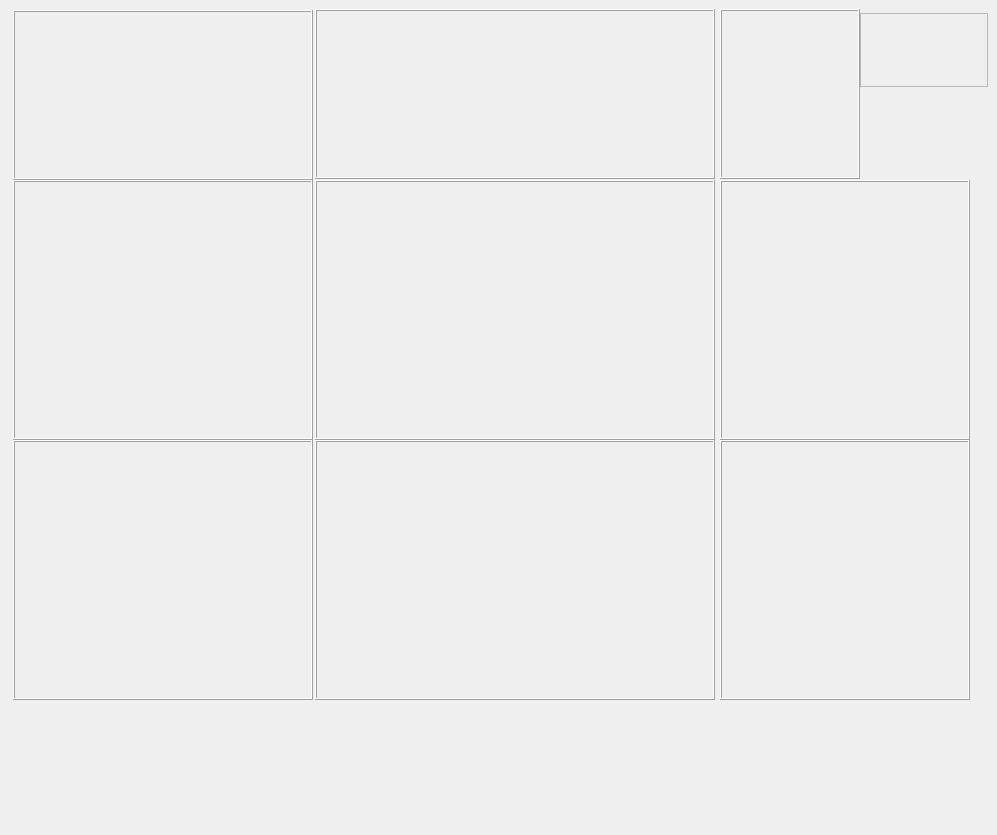
<?xml version="1.0" encoding="UTF-8"?>
<ui version="4.0">
 <class>LinkwPage</class>
 <widget class="QWidget" name="LinkwPage">
  <property name="geometry">
   <rect>
    <x>0</x>
    <y>0</y>
    <width>997</width>
    <height>835</height>
   </rect>
  </property>
  <property name="minimumSize">
   <size>
    <width>997</width>
    <height>0</height>
   </size>
  </property>
  <property name="maximumSize">
   <size>
    <width>997</width>
    <height>835</height>
   </size>
  </property>
  <property name="windowTitle">
   <string>Form</string>
  </property>
  <widget class="QFrame" name="frame_6">
   <property name="geometry">
    <rect>
     <x>13</x>
     <y>180</y>
     <width>300</width>
     <height>260</height>
    </rect>
   </property>
   <property name="minimumSize">
    <size>
     <width>300</width>
     <height>260</height>
    </size>
   </property>
   <property name="maximumSize">
    <size>
     <width>300</width>
     <height>260</height>
    </size>
   </property>
   <property name="frameShape">
    <enum>QFrame::Box</enum>
   </property>
   <property name="frameShadow">
    <enum>QFrame::Raised</enum>
   </property>
  </widget>
  <widget class="QFrame" name="frame_8">
   <property name="geometry">
    <rect>
     <x>315</x>
     <y>180</y>
     <width>400</width>
     <height>260</height>
    </rect>
   </property>
   <property name="minimumSize">
    <size>
     <width>400</width>
     <height>260</height>
    </size>
   </property>
   <property name="maximumSize">
    <size>
     <width>400</width>
     <height>260</height>
    </size>
   </property>
   <property name="frameShape">
    <enum>QFrame::Box</enum>
   </property>
   <property name="frameShadow">
    <enum>QFrame::Raised</enum>
   </property>
  </widget>
  <widget class="QFrame" name="frame_9">
   <property name="geometry">
    <rect>
     <x>13</x>
     <y>440</y>
     <width>300</width>
     <height>260</height>
    </rect>
   </property>
   <property name="minimumSize">
    <size>
     <width>300</width>
     <height>260</height>
    </size>
   </property>
   <property name="maximumSize">
    <size>
     <width>300</width>
     <height>260</height>
    </size>
   </property>
   <property name="frameShape">
    <enum>QFrame::Box</enum>
   </property>
   <property name="frameShadow">
    <enum>QFrame::Raised</enum>
   </property>
  </widget>
  <widget class="QFrame" name="frame_7">
   <property name="geometry">
    <rect>
     <x>315</x>
     <y>9</y>
     <width>400</width>
     <height>170</height>
    </rect>
   </property>
   <property name="minimumSize">
    <size>
     <width>400</width>
     <height>170</height>
    </size>
   </property>
   <property name="maximumSize">
    <size>
     <width>400</width>
     <height>170</height>
    </size>
   </property>
   <property name="frameShape">
    <enum>QFrame::Box</enum>
   </property>
   <property name="frameShadow">
    <enum>QFrame::Raised</enum>
   </property>
  </widget>
  <widget class="QFrame" name="frame_14">
   <property name="geometry">
    <rect>
     <x>720</x>
     <y>180</y>
     <width>250</width>
     <height>260</height>
    </rect>
   </property>
   <property name="minimumSize">
    <size>
     <width>250</width>
     <height>260</height>
    </size>
   </property>
   <property name="maximumSize">
    <size>
     <width>250</width>
     <height>260</height>
    </size>
   </property>
   <property name="frameShape">
    <enum>QFrame::Box</enum>
   </property>
   <property name="frameShadow">
    <enum>QFrame::Raised</enum>
   </property>
  </widget>
  <widget class="QFrame" name="frame_5">
   <property name="geometry">
    <rect>
     <x>13</x>
     <y>10</y>
     <width>300</width>
     <height>170</height>
    </rect>
   </property>
   <property name="minimumSize">
    <size>
     <width>300</width>
     <height>170</height>
    </size>
   </property>
   <property name="maximumSize">
    <size>
     <width>300</width>
     <height>170</height>
    </size>
   </property>
   <property name="frameShape">
    <enum>QFrame::Box</enum>
   </property>
   <property name="frameShadow">
    <enum>QFrame::Raised</enum>
   </property>
  </widget>
  <widget class="QFrame" name="frame_10">
   <property name="geometry">
    <rect>
     <x>315</x>
     <y>440</y>
     <width>400</width>
     <height>260</height>
    </rect>
   </property>
   <property name="minimumSize">
    <size>
     <width>400</width>
     <height>260</height>
    </size>
   </property>
   <property name="maximumSize">
    <size>
     <width>400</width>
     <height>260</height>
    </size>
   </property>
   <property name="frameShape">
    <enum>QFrame::Box</enum>
   </property>
   <property name="frameShadow">
    <enum>QFrame::Raised</enum>
   </property>
  </widget>
  <widget class="QFrame" name="frame_16">
   <property name="geometry">
    <rect>
     <x>720</x>
     <y>440</y>
     <width>250</width>
     <height>260</height>
    </rect>
   </property>
   <property name="minimumSize">
    <size>
     <width>250</width>
     <height>260</height>
    </size>
   </property>
   <property name="maximumSize">
    <size>
     <width>250</width>
     <height>260</height>
    </size>
   </property>
   <property name="frameShape">
    <enum>QFrame::Box</enum>
   </property>
   <property name="frameShadow">
    <enum>QFrame::Raised</enum>
   </property>
  </widget>
  <widget class="QFrame" name="frame_13">
   <property name="geometry">
    <rect>
     <x>720</x>
     <y>9</y>
     <width>140</width>
     <height>170</height>
    </rect>
   </property>
   <property name="minimumSize">
    <size>
     <width>140</width>
     <height>170</height>
    </size>
   </property>
   <property name="maximumSize">
    <size>
     <width>140</width>
     <height>170</height>
    </size>
   </property>
   <property name="frameShape">
    <enum>QFrame::Box</enum>
   </property>
   <property name="frameShadow">
    <enum>QFrame::Raised</enum>
   </property>
  </widget>
  <widget class="QWidget" name="layoutWidget">
   <property name="geometry">
    <rect>
     <x>-1</x>
     <y>720</y>
     <width>991</width>
     <height>111</height>
    </rect>
   </property>
   <layout class="QVBoxLayout" name="verticalBanner_2">
    <property name="spacing">
     <number>10</number>
    </property>
    <property name="sizeConstraint">
     <enum>QLayout::SetFixedSize</enum>
    </property>
    <property name="leftMargin">
     <number>10</number>
    </property>
    <property name="topMargin">
     <number>10</number>
    </property>
    <property name="rightMargin">
     <number>10</number>
    </property>
    <property name="bottomMargin">
     <number>10</number>
    </property>
   </layout>
  </widget>
  <widget class="QFrame" name="frame_2coininfo">
   <property name="geometry">
    <rect>
     <x>860</x>
     <y>13</y>
     <width>128</width>
     <height>74</height>
    </rect>
   </property>
   <property name="minimumSize">
    <size>
     <width>128</width>
     <height>74</height>
    </size>
   </property>
   <property name="maximumSize">
    <size>
     <width>128</width>
     <height>74</height>
    </size>
   </property>
   <property name="frameShape">
    <enum>QFrame::StyledPanel</enum>
   </property>
   <property name="frameShadow">
    <enum>QFrame::Raised</enum>
   </property>
  </widget>
 </widget>
 <resources/>
 <connections/>
</ui>
